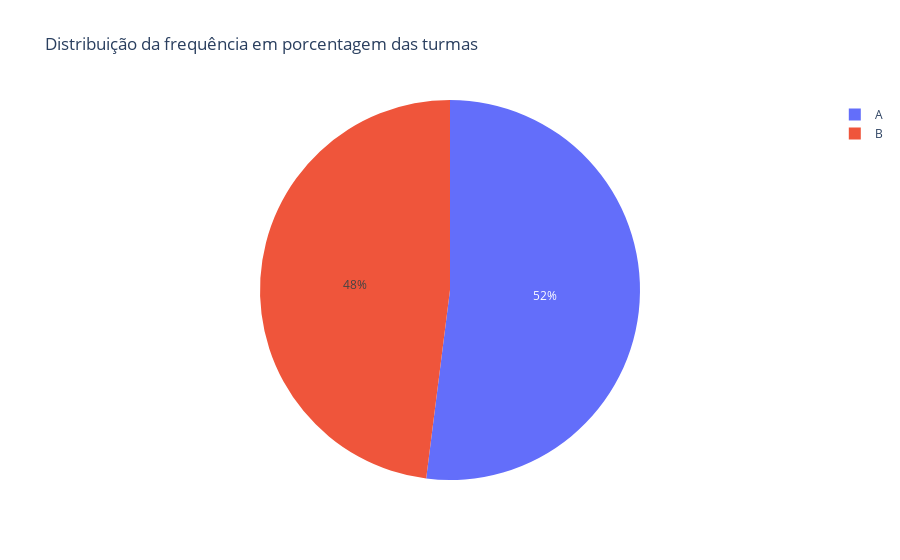

Source (notebook cell):
### Code cell
plt.pie(values=dis['porcentagem(%)'], names=['A','B'], title='Distribuição da frequência em porcentagem das turmas')

### Figure 1 — Plotly figure (JSON) as saved in the notebook; plotly's stock layout.template omitted (floating-point values rounded to 4 significant figures)
{"data": [{"domain": {"x": [0, 1], "y": [0, 1]}, "hovertemplate": "label=%{label}<br>value=%{value}<extra></extra>", "labels": ["A", "B"], "legendgroup": "", "name": "", "showlegend": true, "type": "pie", "values": [52, 48]}], "layout": {"legend": {"tracegroupgap": 0}, "title": {"text": "Distribuição da frequência em porcentagem das turmas"}}}
